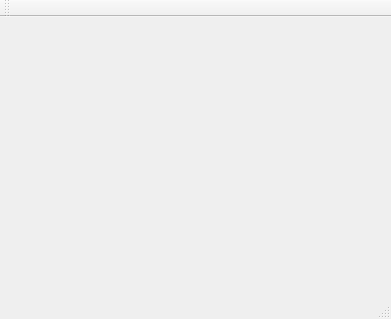
<?xml version="1.0" encoding="UTF-8"?>
<ui version="4.0">
 <class>MainWindow</class>
 <widget class="QMainWindow" name="MainWindow">
  <property name="geometry">
   <rect>
    <x>0</x>
    <y>0</y>
    <width>391</width>
    <height>319</height>
   </rect>
  </property>
  <property name="windowTitle">
   <string>MainWindow</string>
  </property>
  <widget class="QWidget" name="centralWidget"/>
  <widget class="QToolBar" name="mainToolBar">
   <attribute name="toolBarArea">
    <enum>TopToolBarArea</enum>
   </attribute>
   <attribute name="toolBarBreak">
    <bool>false</bool>
   </attribute>
  </widget>
  <widget class="QStatusBar" name="statusBar"/>
 </widget>
 <layoutdefault spacing="6" margin="11"/>
 <resources/>
 <connections/>
</ui>
